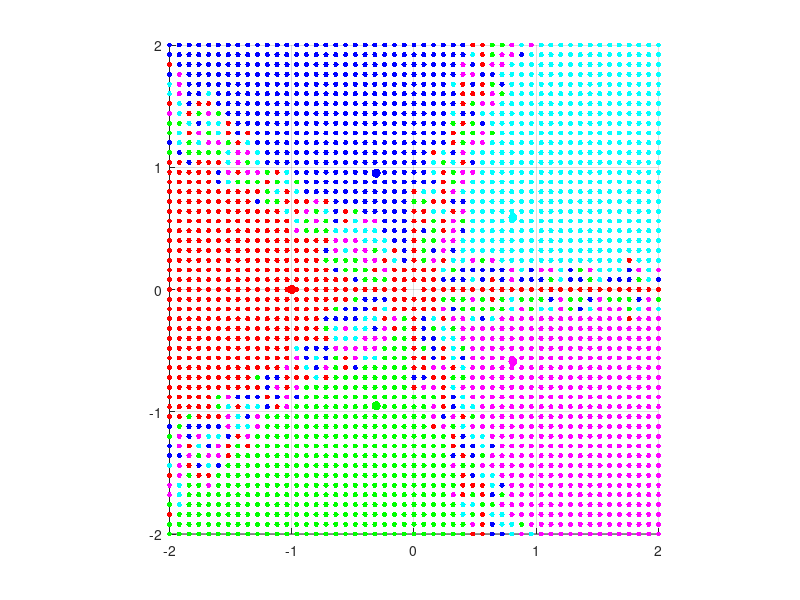

The MATLAB source for this figure:
% NEWTFRAC  Generate a Newton's method fractal for
%   z^5 + 1 = 0
% using complex numbers.

rts = exp(i*(pi + 2*pi*(1:5))/5);
cls = ['b', 'r', 'g', 'm', 'c'];

Nx = 51;
x = linspace(-2, 2, Nx);
hold on
for s = 1:5
    plot(real(rts(s)), imag(rts(s)), [cls(s) '.'], 'markersize', 20)
end
for j = 1:Nx
    for k = 1:Nx
        z = x(j) + i * x(k);
        done = false;
        for l = 1:100
            for s = 1:5
                if abs(z - rts(s)) < 1.0e-2
                    plot(x(j), x(k), [cls(s) '.'], 'markersize', 12)
                    done = true;
                    break
                end
            end
            if done
                break
            end
            z = 0.8 * z - 0.2 * z^(-4);  % Newton's iteration
        end
    end
end
hold off
axis([-2 2 -2 2])
axis equal
grid on
